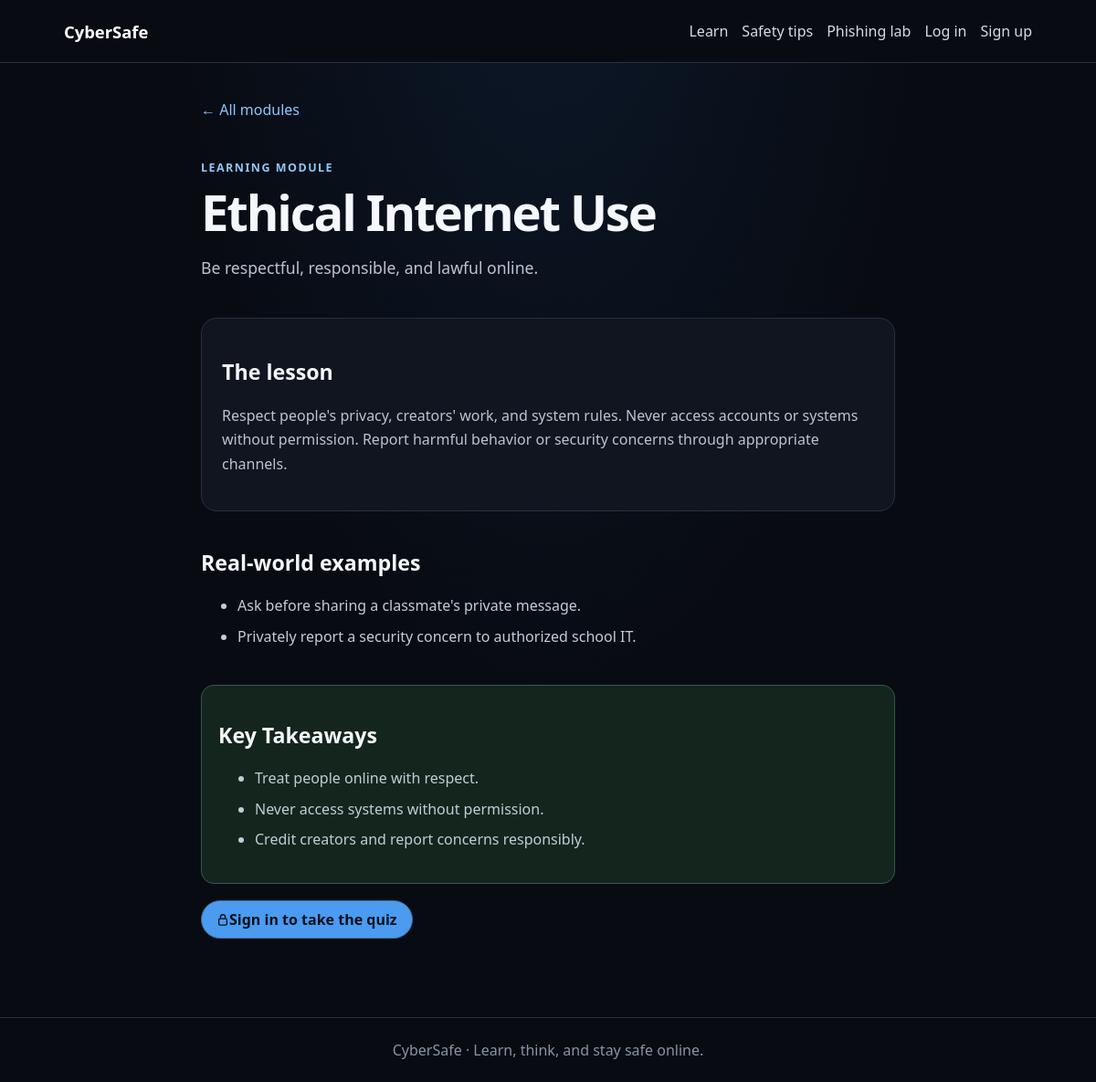
The app's page /modules/ethical-internet-use with its own data.
### tables this page shows
CREATE TABLE modules (
                    id INTEGER PRIMARY KEY, slug TEXT NOT NULL UNIQUE, title TEXT NOT NULL,
                    summary TEXT NOT NULL, lesson TEXT NOT NULL, examples TEXT NOT NULL,
                    takeaways TEXT NOT NULL
                );

### app.py (the view)
    @app.get("/modules/<slug>")
    def module(slug):
        row = db().execute("SELECT * FROM modules WHERE slug=?", (slug,)).fetchone()
        if row is None:
            abort(404)
        return render_template("module.html", module=module_data(row))

### app.py (called while the page is built)
def connect(database=DATABASE):
    db = sqlite3.connect(database)
    db.row_factory = sqlite3.Row
    db.execute("PRAGMA foreign_keys = ON")
    return db

### templates/module.html (shortened to what this page needs)
{% extends "base.html" %}
{% block content %}
<article class="narrow">
  <a href="{{ url_for('modules') }}">← All modules</a><header class="section"><span class="eyebrow">Learning module</span><h1>{{ module.title }}</h1><p class="lead">{{ module.summary }}</p></header>
  <section class="panel section"><h2>The lesson</h2><p>{{ module.lesson }}</p></section>
  <section class="section"><h2>Real-world examples</h2><ul class="lesson-list">{% for example in module.examples %}<li>{{ example }}</li>{% endfor %}</ul></section>
  <aside class="callout section"><h2>Key Takeaways</h2><ul>{% for takeaway in module.takeaways %}<li>{{ takeaway }}</li>{% endfor %}</ul></aside>
  {% if module.question_count %}
  <p class="actions"><a class="button" href="{{ url_for('quiz',slug=module.slug) }}">
    {% if not current_user %}
    <svg aria-hidden="true" viewBox="0 0 16 16" width="14" height="14" fill="none"><rect x="3" y="7" width="10" height="8" rx="1.5" stroke="currentColor" stroke-width="1.5"/><path d="M5 7V5a3 3 0 0 1 6 0v2" stroke="currentColor" stroke-width="1.5"/></svg>
    Sign in to take the quiz
    {% else %}Take the quiz{% endif %}
  </a></p>
  {% else %}
  <p class="panel section">Quiz questions are being prepared for this lesson. Check back soon.</p>
  {% endif %}
</article>
{% endblock %}

### templates/base.html (style rules this page uses)
:root { color-scheme: dark; font-family: system-ui, sans-serif; background: #080b12; color: #f4f7fb; --panel:#10151f; --line:#28313f; --muted:#aab4c2; --blue:#8bc6ff; }
* { box-sizing: border-box; }
body { min-height:100vh; margin:0; background:radial-gradient(ellipse at 50% -18%,rgba(35,91,158,.18),transparent 50%),#080b12; }
a { color:var(--blue); text-decoration:none; }
.narrow { max-width:760px; margin:auto; }
.eyebrow { color:#91c6fa; text-transform:uppercase; letter-spacing:.12em; font-weight:750; font-size:.78rem; }
h1 { font-size:clamp(2rem,5vw,3.4rem); line-height:1.08; letter-spacing:-.04em; margin:10px 0; }
h2 { font-size:1.45rem; }
p { color:#bac4d1; line-height:1.65; }
.lead { max-width:720px; font-size:1.1rem; }
.card,.panel { background:var(--panel); border:1px solid var(--line); border-radius:17px; padding:22px; }
.section { margin-top:40px; }
.button,button { display:inline-flex; align-items:center; justify-content:center; min-height:42px; padding:0 16px; border:1px solid #426b94; border-radius:999px; background:#4b9bf0; color:#07111e; font:inherit; font-weight:700; cursor:pointer; }
.actions { display:flex; flex-wrap:wrap; gap:10px; align-items:center; margin-top:18px; }
.callout { padding:18px; border:1px solid #315d4a; border-radius:14px; background:#14251d; }
.callout li,.lesson-list li { margin:8px 0; color:#c3ccd8; line-height:1.6; }

### records on screen
modules: title "Ethical Internet Use", summary "Be respectful, responsible, and lawful online.", lesson "Respect people's privacy, creators' work, and system rules. Never access accounts or systems without permission. Report harmful behavior or security concerns through appropriate channels."

### other values on screen
{{ example }} "Ask before sharing a classmate's private message." "Privately report a security concern to authorized school IT."
{{ takeaway }} "Treat people online with respect." "Never access systems without permission." "Credit creators and report concerns responsibly."
